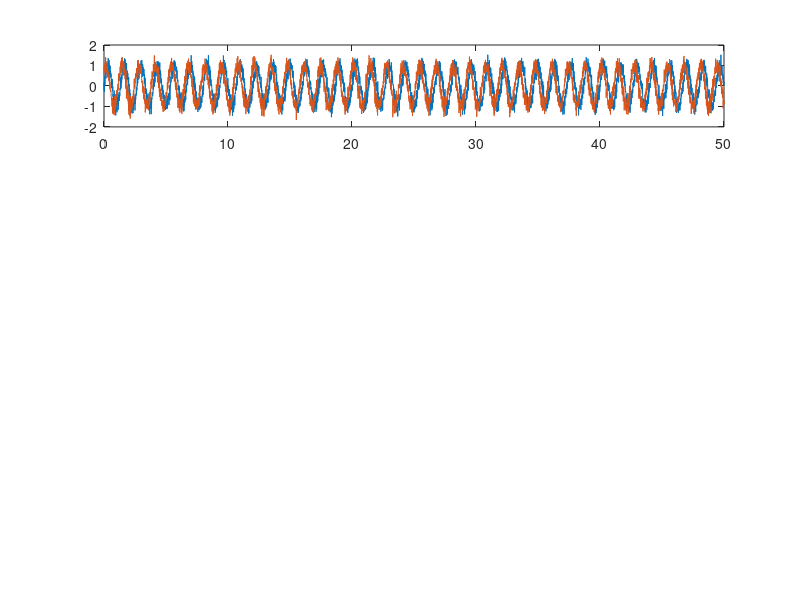

Source code (MATLAB): (Note: this script raises an error after producing the figure.)
% This should be self-explanatory. The typical steps in quantifying and
% visualizing cross-correlation between two time series in situations when
% the delay is expected to vary along the length of the recording. Choose
% the range of lags, the window size, and the window overlap based on some
% reasonable task-specific assumptions. Type help corrgram for more detail.
% Look at the author's papers for even more detail.

sr=100;
omega=1.5*pi;
tvec=(0:5e3)'./sr;
x=sin(tvec*omega)+randn(size(tvec))./.5e1;
y=sin(tvec*omega+omega*.2)+randn(size(tvec))./.5e1;
subplot(4,1,1)
plot(tvec,x,tvec,y)

[c,l,t]=corrgram(x,y,round(sr*1),round(sr*5),round(sr*5*.5));
% Or set maxlag based on some externally determined parameter.
% gc_model_order = 1.75; % seconds
% Also, set it to a single window.
% [c,l,t]=corrgram(x,y,round(sr*gc_model_order),numel(x),0);

subplot(4,1,2)
imagesc(t./sr,l./sr,c,[-1 1])
xlabel('Time'), ylabel('Lag, s'), axis xy;
title('Windowed cross-correlation', 'fontweight', 'bold')
colorbar
text(1.2,.5,'C','units','normalized');

[~,ind]=max(c);
cmax=zeros(size(t));
tau_at_cmax=zeros(size(t));
for j=1:numel(t)
    cmax(j)=c(ind(j),j);
    tau_at_cmax(j)=l(ind(j))/sr;
end
subplot(4,1,3)
plot(t./sr,cmax,'-sk')
ylabel('C'), xlabel('Time, s'),
title('The best CC in each window', 'fontweight', 'bold')
subplot(4,1,4)
plot(t./sr,tau_at_cmax,'--sr')
ylabel('\tau, s'), xlabel('Time, s'),
title('The delays that give the best CC in each window', 'fontweight', 'bold')

% Careful with averaging tau!!! 
% The mean of tau doesn't make sense when tau jumps between positive and negative.
fprintf('<C_{max}> = %.3f  at <\\tau> = %.3f s\n',mean(cmax),mean(tau_at_cmax))